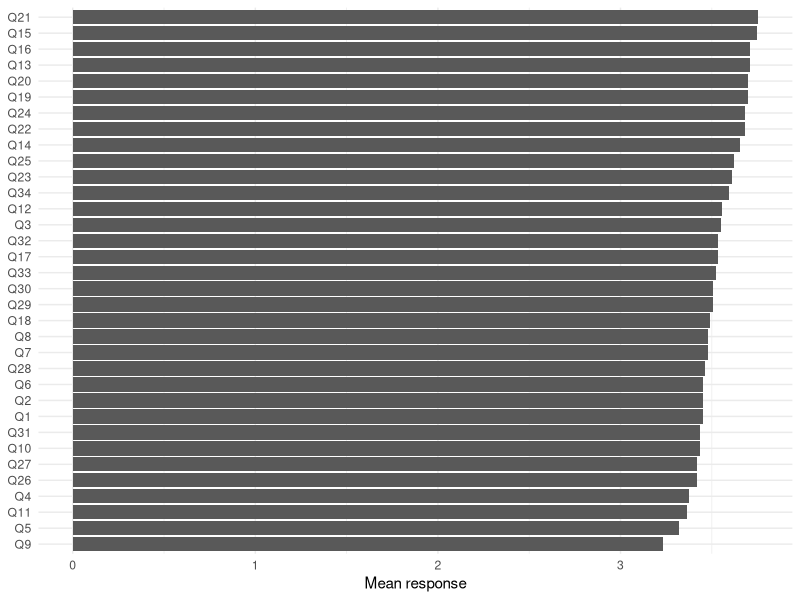
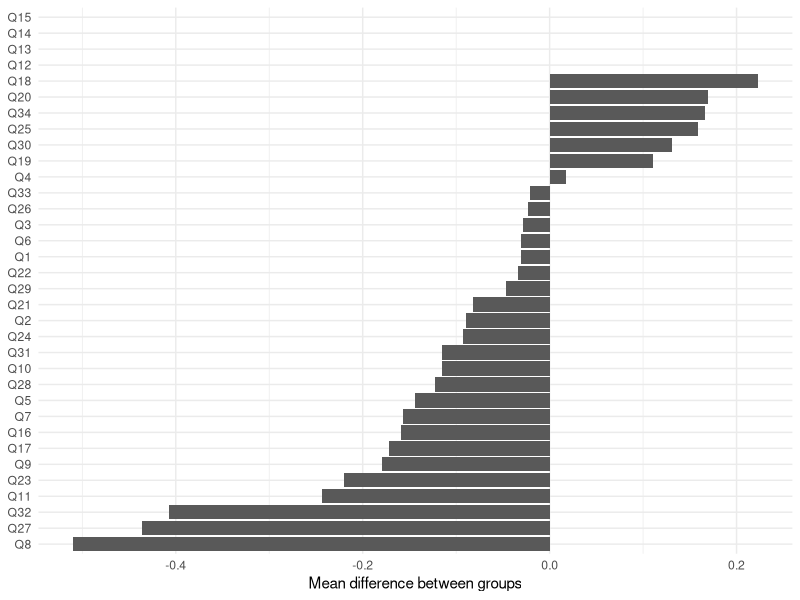
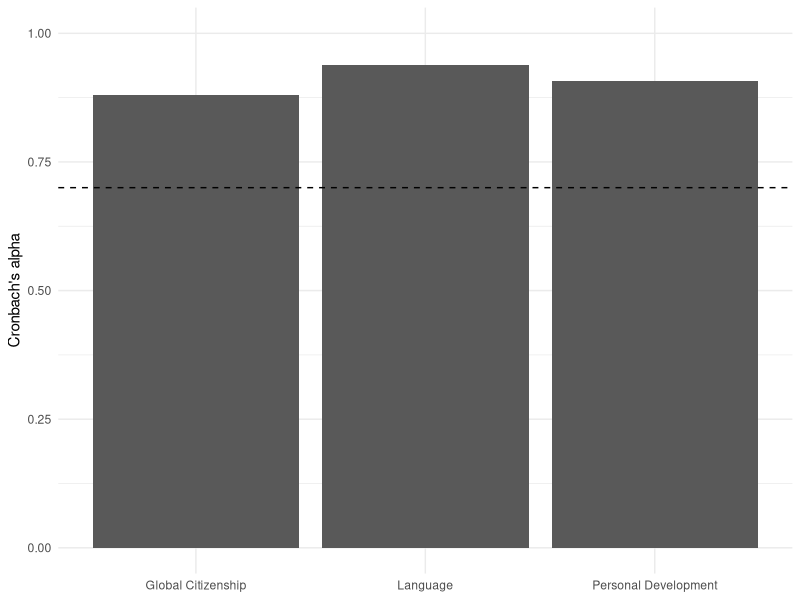
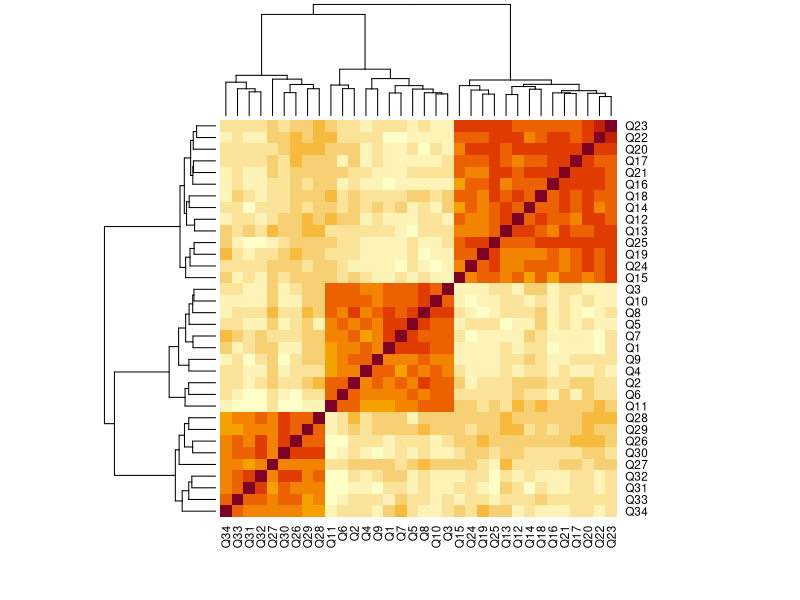

Here is the R script that generated these plots, in order:
## ---- chunk 1
library(readxl)
library(dplyr)
library(stringr)
library(psych)
library(ggplot2)
library(tidyr)
library(knitr)
## ---- chunk 2

# The original participant-level dataset is confidential and is not included
# in the public portfolio repository.
#
# The following code generates a synthetic dataset with the same analytical
# structure as the pilot data.

set.seed(2026)

n <- 69
n_items <- 34

data <- data.frame(
  participant = 1:n,
  tto = c(rep(0, 30), rep(1, 39))
)

# Generate questionnaire responses on a 1–5 scale.
# Items are simulated with moderate correlations within conceptual scales.

simulate_scale <- function(n, n_items, mean = 3.5, sd = 0.7) {
  latent <- rnorm(n, mean = mean, sd = sd)
  
  responses <- sapply(
    1:n_items,
    function(i) {
      round(
        pmin(
          5,
          pmax(
            1,
            latent + rnorm(n, 0, 0.6)
          )
        )
      )
    }
  )
  
  as.data.frame(responses)
}

PD <- simulate_scale(n, 11, mean = 3.5)
Language <- simulate_scale(n, 14, mean = 3.7)
GC <- simulate_scale(n, 9, mean = 3.6)

data <- cbind(
  data,
  PD,
  Language,
  GC
)

names(data)[3:36] <- paste0("Q", 1:34)

Qvars <- paste0("Q", 1:34)

# Add a modest synthetic group difference to selected items.
data[data$tto == 1, c("Q12", "Q13", "Q14", "Q15")] <-
  pmin(5, data[data$tto == 1, c("Q12", "Q13", "Q14", "Q15")] + 0.3)




## ---- chunk 3
kable(data.frame(
  Participants=nrow(data),
  TTO=sum(data$tto==1),
  Non_TTO=sum(data$tto==0)
))
## ---- chunk 4
describe(data[Qvars])  # Q4 and Q16 
## ---- chunk 5
means <- colMeans(data[Qvars], na.rm = TRUE)

plotdf <- data.frame(
  Question = Qvars,
  Mean = means
)

ggplot(
  plotdf,
  aes(reorder(Question, Mean), Mean)
) +
  geom_col() +
  coord_flip() +
  theme_minimal() +
  labs(
    x = NULL,
    y = "Mean response"
  )



## ---- chunk 6
results <- data.frame()

for(i in 1:34){

q <- paste0("Q",i)

test <- t.test(data[[q]]~data$tto)

means <- tapply(data[[q]],data$tto,mean)

results <- rbind(results,
data.frame(
Question=q,
Mean_nonTTO=means["0"],
Mean_TTO=means["1"],
t=test$statistic,
p=test$p.value))
}

kable(results,digits=3)
## ---- chunk 7
plot_results <- results |>
  mutate(
    Difference = Mean_TTO - Mean_nonTTO
  )

ggplot(
  plot_results,
  aes(
    reorder(Question, Difference),
    Difference
  )
) +
  geom_col() +
  coord_flip() +
  theme_minimal() +
  labs(
    x = NULL,
    y = "Mean difference between groups"
  )
## ---- chunk 8
# Adjust p-values for multiple comparisons
results$p_adjusted <- p.adjust(
  results$p,
  method = "BH"
)

kable(
  results,
  digits = 3,
  caption = "Item-level group comparisons with Benjamini-Hochberg adjusted p-values"
)

## ---- chunk 9

PD <- psych::alpha(data[,paste0("Q",1:11)])
PD
## ---- chunk 10
Language <- psych::alpha(data[,paste0("Q",12:25)])
Language
## ---- chunk 11
GC <- psych::alpha(data[,paste0("Q",26:34)])
GC
## ---- chunk 12
alphas <- data.frame(
Scale=c("Personal Development",
"Language",
"Global Citizenship"),
Alpha=c(PD$total$raw_alpha,
Language$total$raw_alpha,
GC$total$raw_alpha))

ggplot(
  alphas,
  aes(
    x = Scale,
    y = Alpha
  )
) +
  geom_col() +
  geom_hline(
    yintercept = 0.70,
    linetype = "dashed"
  ) +
  coord_cartesian(ylim = c(0, 1)) +
  theme_minimal() +
  labs(
    x = NULL,
    y = "Cronbach's alpha"
  )
## ---- chunk 13
corr <- cor(data[Qvars],use="pairwise.complete.obs")

heatmap(corr,scale="none")
